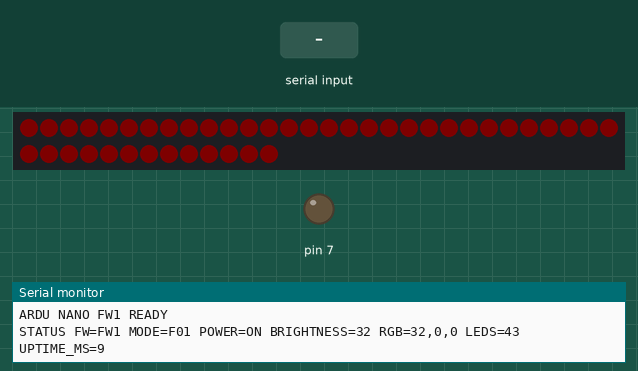
This sketch was run on a simulated Arduino Nano, built with avr-gcc and run on an emulated ATmega328P. Shown: 43 RGB LEDs in strip order, left to right, continuing on the next row, output pins drawn as LEDs (lit = HIGH), the last lines printed to the serial monitor. The inputs (shaded band) are chosen by the test bench. Dim RGB values are drawn brighter than linear.

Above: at 1.2 s.
1.3 s: "OFF\n" received over Serial
At 2.2 s:
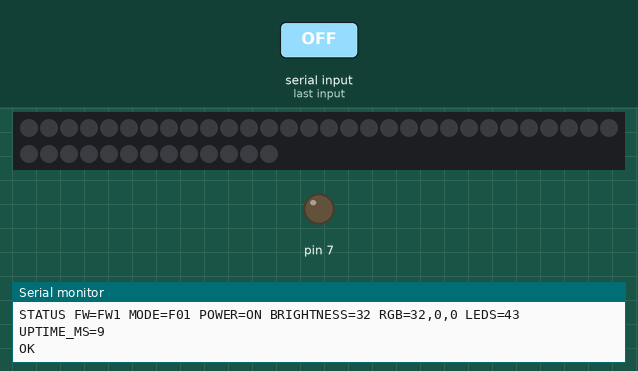
2.8 s: "ON\n" received over Serial
At 3.3 s:
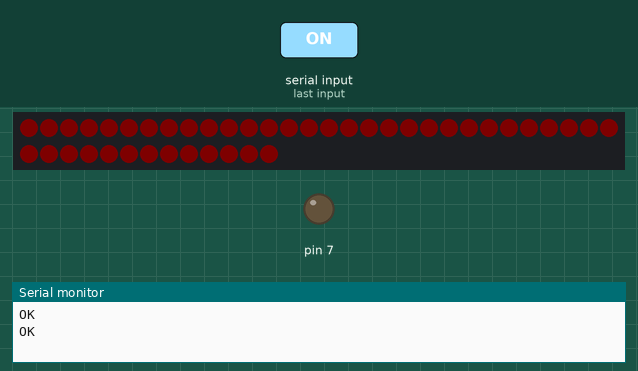
Timing chart, 0 to 5.8 s (numbered marks = the images above; inputs shaded):
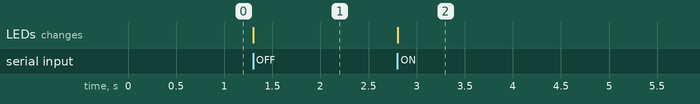

The sketch:

nano_fw1.ino
```cpp
#include <Arduino.h>
#include <FastLED.h>

namespace ArduPins {
constexpr uint8_t RING_A = 6;
constexpr uint8_t RING_B = 7;
constexpr uint8_t MIC_IN = A0;
constexpr uint8_t RTC_SDA = A4;
constexpr uint8_t RTC_SCL = A5;
}

namespace ArduConfig {
constexpr unsigned long SERIAL_BAUD = 115200UL;
constexpr uint16_t LED_COUNT = 43;
constexpr uint8_t DEFAULT_BRIGHTNESS = 32;
constexpr uint16_t MAX_MILLIAMPS = 500;
constexpr size_t RX_BUFFER_SIZE = 64;
}

struct ArduSettings {
  bool power = true;
  uint8_t brightness = ArduConfig::DEFAULT_BRIGHTNESS;
  uint8_t red = 32;
  uint8_t green = 0;
  uint8_t blue = 0;
};

ArduSettings settings;
CRGB leds[ArduConfig::LED_COUNT];

char rxBuffer[ArduConfig::RX_BUFFER_SIZE];
size_t rxLength = 0;

void applyF01() {
  FastLED.setBrightness(settings.brightness);

  if (settings.power) {
    fill_solid(leds, ArduConfig::LED_COUNT,
               CRGB(settings.red, settings.green, settings.blue));
  } else {
    fill_solid(leds, ArduConfig::LED_COUNT, CRGB::Black);
  }

  FastLED.show();
}

void printStatus() {
  Serial.print(F("STATUS FW=FW1 MODE=F01 POWER="));
  Serial.print(settings.power ? F("ON") : F("OFF"));
  Serial.print(F(" BRIGHTNESS="));
  Serial.print(settings.brightness);
  Serial.print(F(" RGB="));
  Serial.print(settings.red);
  Serial.print(',');
  Serial.print(settings.green);
  Serial.print(',');
  Serial.print(settings.blue);
  Serial.print(F(" LEDS="));
  Serial.print(ArduConfig::LED_COUNT);
  Serial.print(F(" UPTIME_MS="));
  Serial.println(millis());
}

bool parseByte(const char* text, uint8_t& value) {
  if (text == nullptr || *text == '\0') {
    return false;
  }

  char* end = nullptr;
  const long parsed = strtol(text, &end, 10);

  if (*end != '\0' || parsed < 0 || parsed > 255) {
    return false;
  }

  value = static_cast<uint8_t>(parsed);
  return true;
}

void handleCommand(char* command) {
  if (strcmp(command, "PING") == 0) {
    Serial.println(F("PONG"));
    return;
  }

  if (strcmp(command, "STATUS") == 0) {
    printStatus();
    return;
  }

  if (strcmp(command, "ON") == 0) {
    settings.power = true;
    applyF01();
    Serial.println(F("OK"));
    return;
  }

  if (strcmp(command, "OFF") == 0) {
    settings.power = false;
    applyF01();
    Serial.println(F("OK"));
    return;
  }

  if (strncmp(command, "BRIGHT ", 7) == 0) {
    uint8_t value = 0;
    if (!parseByte(command + 7, value)) {
      Serial.println(F("ERR BAD_BRIGHTNESS"));
      return;
    }

    settings.brightness = value;
    applyF01();
    Serial.println(F("OK"));
    return;
  }

  if (strncmp(command, "COLOR ", 6) == 0) {
    char* save = nullptr;
    char* token = strtok_r(command + 6, " ", &save);

    uint8_t r = 0;
    uint8_t g = 0;
    uint8_t b = 0;

    if (!parseByte(token, r)) {
      Serial.println(F("ERR BAD_COLOR"));
      return;
    }

    token = strtok_r(nullptr, " ", &save);
    if (!parseByte(token, g)) {
      Serial.println(F("ERR BAD_COLOR"));
      return;
    }

    token = strtok_r(nullptr, " ", &save);
    if (!parseByte(token, b)) {
      Serial.println(F("ERR BAD_COLOR"));
      return;
    }

    if (strtok_r(nullptr, " ", &save) != nullptr) {
      Serial.println(F("ERR BAD_COLOR"));
      return;
    }

    settings.red = r;
    settings.green = g;
    settings.blue = b;
    settings.power = true;
    applyF01();
    Serial.println(F("OK"));
    return;
  }

  if (strcmp(command, "HELP") == 0) {
    Serial.println(F("CMDS PING STATUS ON OFF BRIGHT:0..255 COLOR:R:G:B"));
    Serial.println(F("FORMAT BRIGHT <n> | COLOR <r> <g> <b>"));
    return;
  }

  Serial.println(F("ERR UNKNOWN_COMMAND"));
}

void pollSerial() {
  while (Serial.available() > 0) {
    const char c = static_cast<char>(Serial.read());

    if (c == '\r') {
      continue;
    }

    if (c == '\n') {
      if (rxLength > 0) {
        rxBuffer[rxLength] = '\0';
        handleCommand(rxBuffer);
        rxLength = 0;
      }
      continue;
    }

    if (rxLength < ArduConfig::RX_BUFFER_SIZE - 1) {
      rxBuffer[rxLength++] = c;
    } else {
      rxLength = 0;
      Serial.println(F("ERR LINE_TOO_LONG"));
    }
  }
}

void setup() {
  Serial.begin(ArduConfig::SERIAL_BAUD);

  pinMode(ArduPins::RING_B, OUTPUT);
  digitalWrite(ArduPins::RING_B, LOW);

  FastLED.addLeds<WS2812B, ArduPins::RING_A, GRB>(leds, ArduConfig::LED_COUNT);
  FastLED.setMaxPowerInVoltsAndMilliamps(5, ArduConfig::MAX_MILLIAMPS);
  FastLED.clear(true);
  applyF01();

  Serial.println(F("ARDU NANO FW1 READY"));
  printStatus();
}

void loop() {
  pollSerial();
}
```

Measured:
- after the input at 1.3 s, the LEDs: change at once (image 1)
- after the input at 2.8 s, the LEDs: change at once (image 2)
